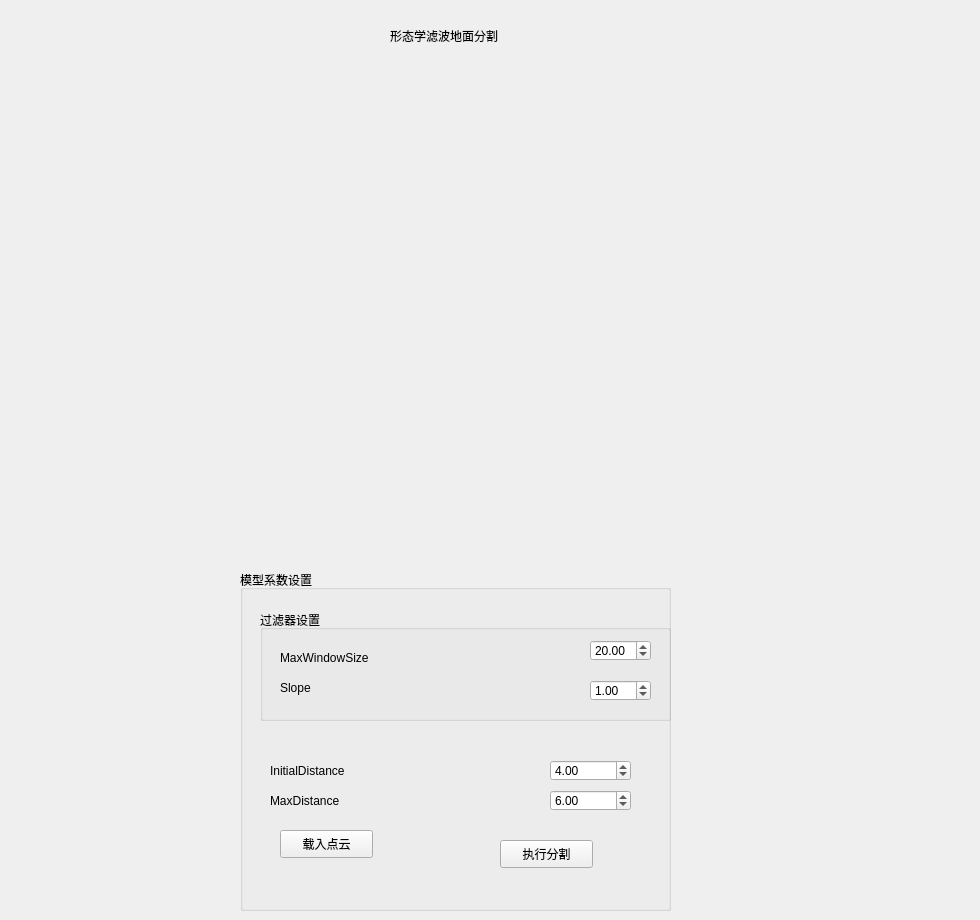
    <widget class="QWidget" name="tab_5">
     <attribute name="title">
      <string>形态学滤波地面分割</string>
     </attribute>
     <widget class="QGroupBox" name="groupBox_20">
      <property name="geometry">
       <rect>
        <x>240</x>
        <y>570</y>
        <width>431</width>
        <height>341</height>
       </rect>
      </property>
      <property name="title">
       <string>模型系数设置</string>
      </property>
      <widget class="QPushButton" name="XTXDoBUT">
       <property name="geometry">
        <rect>
         <x>260</x>
         <y>270</y>
         <width>93</width>
         <height>28</height>
        </rect>
       </property>
       <property name="text">
        <string>执行分割</string>
       </property>
      </widget>
      <widget class="QDoubleSpinBox" name="MAXDBox">
       <property name="geometry">
        <rect>
         <x>310</x>
         <y>220</y>
         <width>81</width>
         <height>21</height>
        </rect>
       </property>
       <property name="maximum">
        <double>999999.989999999990687</double>
       </property>
       <property name="singleStep">
        <double>0.010000000000000</double>
       </property>
       <property name="value">
        <double>6.000000000000000</double>
       </property>
      </widget>
      <widget class="QLabel" name="label_51">
       <property name="geometry">
        <rect>
         <x>30</x>
         <y>220</y>
         <width>241</width>
         <height>21</height>
        </rect>
       </property>
       <property name="text">
        <string>MaxDistance</string>
       </property>
      </widget>
      <widget class="QDoubleSpinBox" name="IDBox">
       <property name="geometry">
        <rect>
         <x>310</x>
         <y>190</y>
         <width>81</width>
         <height>21</height>
        </rect>
       </property>
       <property name="maximum">
        <double>999999.989999999990687</double>
       </property>
       <property name="singleStep">
        <double>0.010000000000000</double>
       </property>
       <property name="value">
        <double>4.000000000000000</double>
       </property>
      </widget>
      <widget class="QLabel" name="label_52">
       <property name="geometry">
        <rect>
         <x>30</x>
         <y>190</y>
         <width>271</width>
         <height>21</height>
        </rect>
       </property>
       <property name="text">
        <string>InitialDistance</string>
       </property>
      </widget>
      <widget class="QGroupBox" name="groupBox_22">
       <property name="geometry">
        <rect>
         <x>20</x>
         <y>40</y>
         <width>411</width>
         <height>111</height>
        </rect>
       </property>
       <property name="title">
        <string>过滤器设置</string>
       </property>
       <widget class="QDoubleSpinBox" name="MWSBox">
        <property name="geometry">
         <rect>
          <x>330</x>
          <y>30</y>
          <width>61</width>
          <height>21</height>
         </rect>
        </property>
        <property name="maximum">
         <double>999999.989999999990687</double>
        </property>
        <property name="singleStep">
         <double>1.000000000000000</double>
        </property>
        <property name="value">
         <double>20.000000000000000</double>
        </property>
       </widget>
       <widget class="QLabel" name="label_54">
        <property name="geometry">
         <rect>
          <x>20</x>
          <y>40</y>
          <width>291</width>
          <height>16</height>
         </rect>
        </property>
        <property name="text">
         <string>MaxWindowSize</string>
        </property>
       </widget>
       <widget class="QDoubleSpinBox" name="SBox">
        <property name="geometry">
         <rect>
          <x>330</x>
          <y>70</y>
          <width>61</width>
          <height>21</height>
         </rect>
        </property>
        <property name="maximum">
         <double>999999.989999999990687</double>
        </property>
        <property name="singleStep">
         <double>1.000000000000000</double>
        </property>
        <property name="value">
         <double>1.000000000000000</double>
        </property>
       </widget>
       <widget class="QLabel" name="label_55">
        <property name="geometry">
         <rect>
          <x>20</x>
          <y>70</y>
          <width>291</width>
          <height>16</height>
         </rect>
        </property>
        <property name="text">
         <string>Slope</string>
        </property>
       </widget>
      </widget>
      <widget class="QPushButton" name="XTXLoadBUT">
       <property name="geometry">
        <rect>
         <x>40</x>
         <y>260</y>
         <width>93</width>
         <height>28</height>
        </rect>
       </property>
       <property name="text">
        <string>载入点云</string>
       </property>
      </widget>
     </widget>
     <widget class="QLabel" name="label_57">
      <property name="geometry">
       <rect>
        <x>390</x>
        <y>20</y>
        <width>311</width>
        <height>31</height>
       </rect>
      </property>
      <property name="text">
       <string>形态学滤波地面分割</string>
      </property>
     </widget>
     <widget class="QVTKWidget" name="qvtkWidget_7" native="true">
      <property name="geometry">
       <rect>
        <x>20</x>
        <y>70</y>
        <width>951</width>
        <height>491</height>
       </rect>
      </property>
      <property name="autoFillBackground">
       <bool>true</bool>
      </property>
     </widget>
    </widget>
